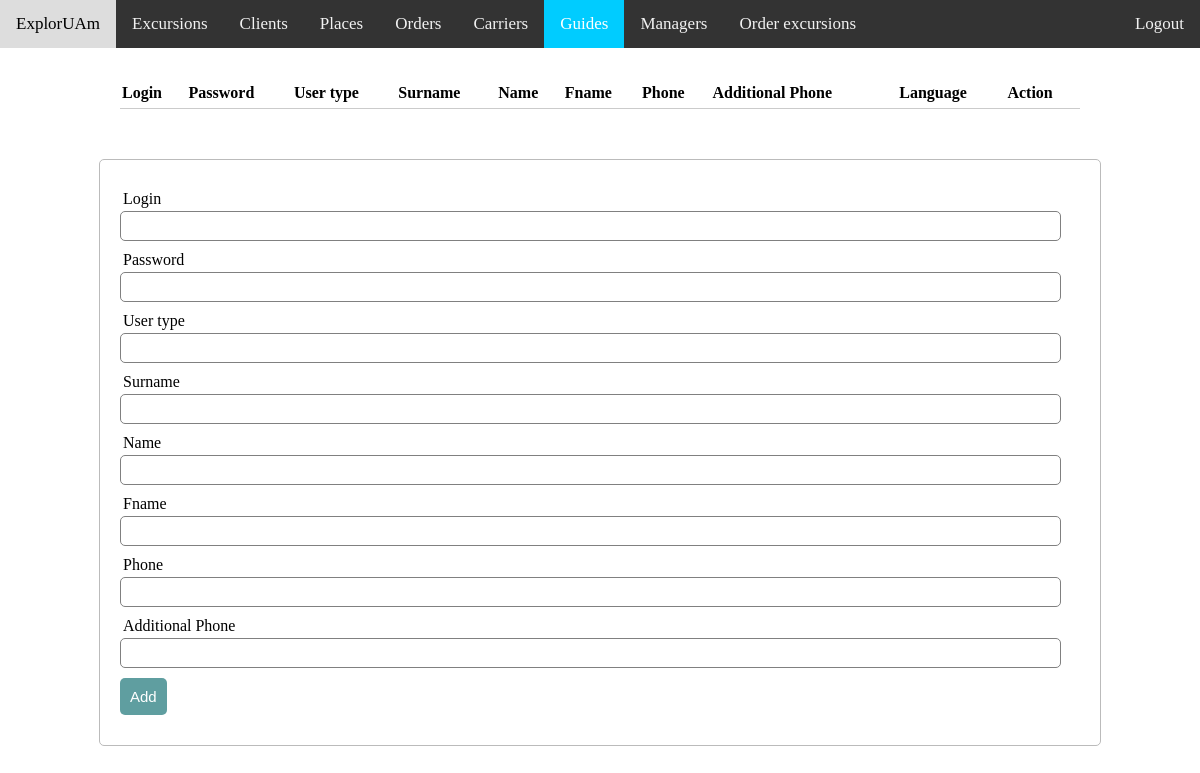
/admin_view/guides.php, run on an earlier commit of the app's database.
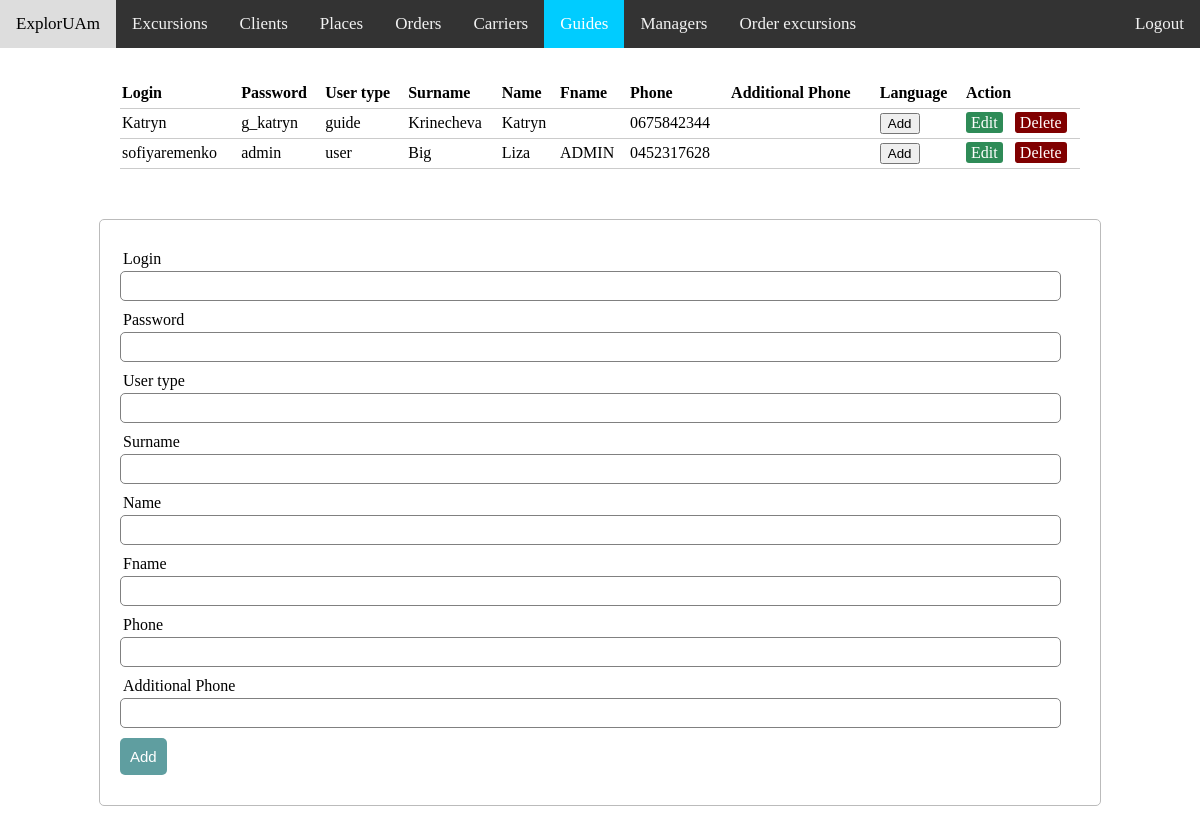
And on a later commit of the database.
### tables this page shows
CREATE TABLE IF NOT EXISTS `guides` (
  `tab_number` int(11) NOT NULL AUTO_INCREMENT,
  `g_login` varchar(32) NOT NULL,
  `g_password` varchar(32) NOT NULL,
  `g_usertype` varchar(5) NOT NULL,
  `g_surname` varchar(30) NOT NULL,
  `g_name` varchar(30) NOT NULL,
  `g_fname` varchar(30) DEFAULT NULL,
  `g_phone` char(10) NOT NULL,
  `g_anoth_phone` char(10) DEFAULT NULL,
  PRIMARY KEY (`tab_number`)
);

### admin_view/server.php (called while the page is built, shortened)
<?php
	$update = false;
	$g_login= "";
	$g_password= "";
	$g_usertype= "";
	$g_surname= "";
	$g_name= "";
	$g_fname= "";
	$g_phone= "";
	$g_anoth_phone= "";
?>

### admin_view/guides.php (the view, shortened to what this page needs)
<?php  include('server.php');
?>
<html>
<head>
<link rel="stylesheet" href="adminstyle.css">
</head>
<body>
<div class="topnav"> <a class="hover">ExplorUAm</a>
  <a href="excursions.php">Excursions</a>
  <a href="clients.php">Clients</a>
  <a href="places.php">Places</a>
  <a href="orders.php">Orders</a>
  <a href="carriers.php">Carriers</a>
  <a class="active" href="guides.php">Guides</a>
  <a href="managers.php">Managers</a>
  <a href="order_excursions.php">Order excursions</a>
  <a href="../main.php" style="float:right"> Logout </a>
</div>
<?php $results = mysqli_query($db, "SELECT * FROM guides"); ?>
<table>
  <thead>
    <tr>
      <th>Login</th>
      <th>Password</th>
      <th>User type</th>
      <th>Surname</th>
      <th>Name</th>
      <th>Fname</th>
      <th>Phone</th>
      <th>Additional Phone</th>
      <th>Language</th>
      <th colspan="2">Action</th>
    </tr>
  </thead>
  <?php while ($row = mysqli_fetch_array($results)) { ?>
    <tr>
      <td><?php echo $row['g_login']; ?></td>
      <td><?php echo $row['g_password']; ?></td>
      <td><?php echo $row['g_usertype']; ?></td>
      <td><?php echo $row['g_surname']; ?></td>
      <td><?php echo $row['g_name']; ?></td>
      <td><?php echo $row['g_fname']; ?></td>
      <td><?php echo $row['g_phone']; ?></td>
      <td><?php echo $row['g_anoth_phone']; ?></td>
      <td>
        <button  id="myBtn"> Add </button></td>
      <td>
        <a href="guides.php?edit_g=<?php echo $row['tab_number']; ?>" class="edit_btn" >Edit</a>
      </td>
      <td>
        <a href="server.php?del_g=<?php echo $row['tab_number']; ?>" class="del_btn">Delete</a>
      </td>
    </tr>
  <?php } ?>
</table>
  <form method="post" action="server.php" >
    <div class="input-group">
      <label>Login</label>
      <input type="text" name="login" value="<?php echo $g_login; ?>">
    </div>
    <div class="input-group">
      <label>Password</label>
      <input type="text" name="usertype" value="<?php echo $g_password; ?>">
    </div>
    <div class="input-group">
      <label>User type</label>
      <input type="text" name="password" value="<?php echo $g_usertype; ?>">
    </div>
    <div class="input-group">
      <label>Surname</label>
      <input type="text" name="surname"value="<?php echo $g_surname; ?>">
    </div>
    <div class="input-group">
      <label>Name</label>
      <input type="text" name="name" value="<?php echo $g_name; ?>">
    </div>
    <div class="input-group">
      <label>Fname</label>
      <input type="text" name="fname" value="<?php echo $g_fname; ?>">
    </div>
    <div class="input-group">
      <label>Phone</label>
      <input type="text" name="phone" value="<?php echo $g_phone; ?>">
    </div>
    <div class="input-group">
      <label>Additional Phone</label>
      <input type="text" name="anoth_phone" value="<?php echo $g_anoth_phone; ?>">
    </div>
    <div class="input-group">
      <?php if ($update == true): ?>
      <button class="btn" type="submit" name="update_g" style="background: #ddd;" >Update</button>
      <?php else: ?>
      <button class="btn" type="submit" name="save_g" >Add</button>
      <?php endif ?>
    </div>
  </form>
</body>
</html>

What changed in the data, as far as the page shows it:
added guides: g_login "Katryn", g_password "g_katryn", g_usertype "guide", g_surname "Krinecheva", g_name "Katryn", g_phone "0675842344"
added guides: g_login "sofiyaremenko", g_password "admin", g_usertype "user", g_surname "Big", g_name "Liza", g_fname "ADMIN", g_phone "0452317628"
